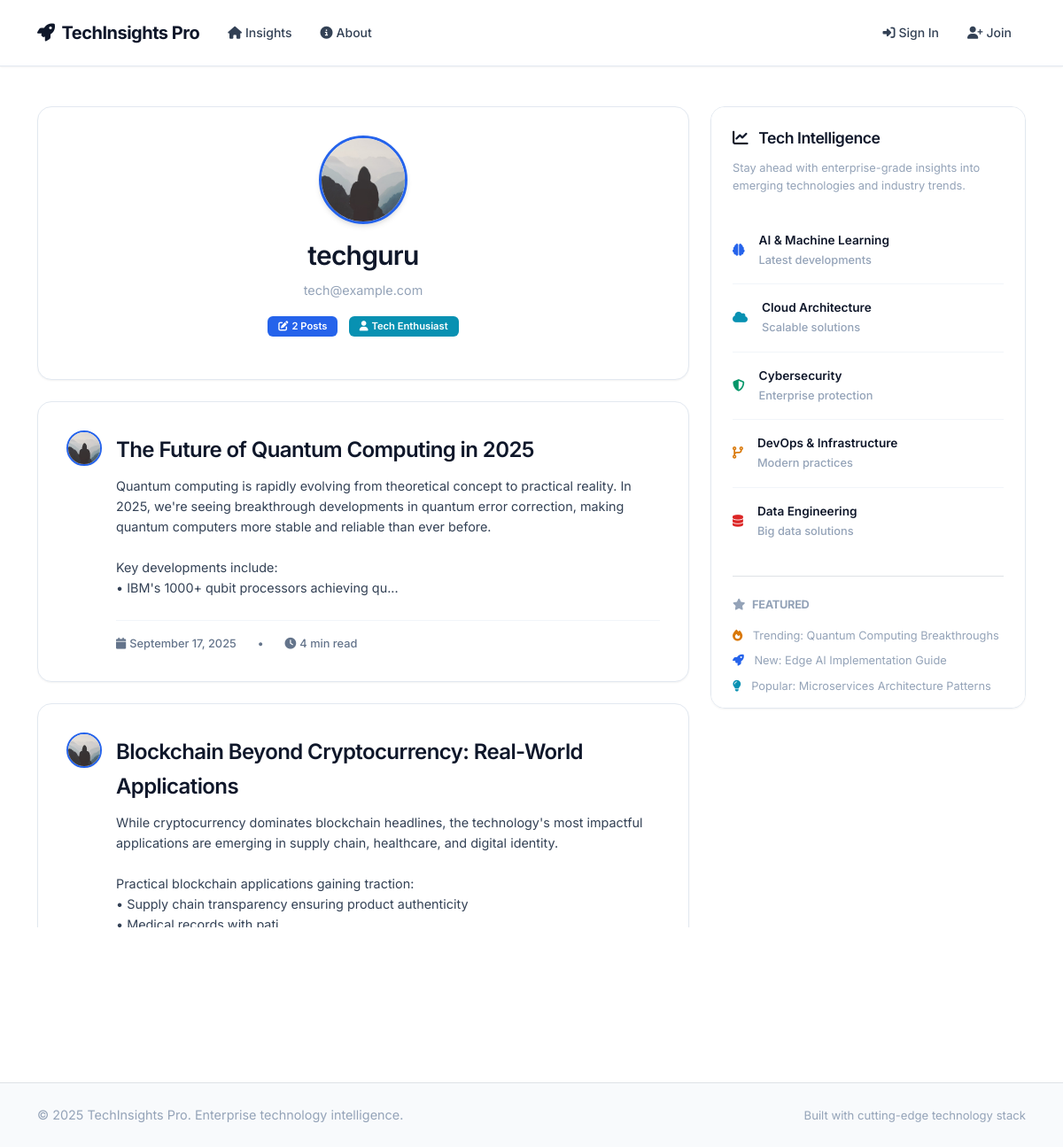
The page /user/techguru on the database its author committed.
### flaskblog/models.py (models this page shows, shortened)
class User(db.Model, UserMixin):
    id = db.Column(db.Integer, primary_key=True)
    username = db.Column(db.String(20), unique=True, nullable=False)
    email = db.Column(db.String(120), unique=True, nullable=False)
    image_file = db.Column(db.String(20), nullable=False, default='default.jpg')
    password = db.Column(db.String(60), nullable=False)
    posts = db.relationship('Post', backref='author', lazy=True)

class Post(db.Model):
    id = db.Column(db.Integer, primary_key=True)
    title = db.Column(db.String(100), nullable=False)
    date_posted = db.Column(db.DateTime, nullable=False, default=datetime.utcnow)
    content = db.Column(db.Text, nullable=False)
    user_id = db.Column(db.Integer, db.ForeignKey('user.id'), nullable=False)

### flaskblog/users/routes.py (the view)
@users.route("/user/<string:username>")
def user_posts(username):
    page = request.args.get('page', 1, type=int)
    user = User.query.filter_by(username=username).first_or_404()
    posts = Post.query.filter_by(author=user)\
        .order_by(Post.date_posted.desc())\
        .paginate(page=page, per_page=5)
    return render_template('user_posts.html', posts=posts, user=user)

### flaskblog/templates/user_posts.html (shortened to what this page needs)
{% extends "layout.html" %}
{% block content %}
    <div class="content-section fade-in-up mb-4">
        <div class="text-center">
            <img class="account-img mb-3" src="{{ url_for('static', filename='profile_pics/' + user.image_file) }}" alt="{{ user.username }}">
            <h2 class="mb-2">{{ user.username }}</h2>
            <p class="text-muted mb-3">{{ user.email }}</p>
            <div class="mb-3">
                <span class="badge bg-primary me-2">
                    <i class="fas fa-edit me-1"></i>{{ posts.total }} Posts
                </span>
                <span class="badge bg-info">
                    <i class="fas fa-user me-1"></i>Tech Enthusiast
                </span>
            </div>
        </div>
    </div>
    {% for post in posts.items %}
        <article class="article-card fade-in-up">
            <div class="d-flex align-items-start">
                <img class="article-img me-3" src="{{ url_for('static', filename='profile_pics/' + post.author.image_file) }}" alt="{{ post.author.username }}">
                <div class="flex-grow-1">
                    <h2>
                        <a class="article-title" href="{{ url_for('posts.post', post_id=post.id) }}">
                            {{ post.title }}
                        </a>
                    </h2>
                    <div class="article-content">
                        {% set content_preview = post.content[:300] + '...' if post.content|length > 300 else post.content %}
                        {{ content_preview|replace('\n', '<br>')|safe }}
                    </div>
                    <div class="article-metadata">
                        <span>
                            <i class="fas fa-calendar me-1"></i>{{ post.date_posted.strftime('%B %d, %Y') }}
                        </span>
                        <span class="mx-2">•</span>
                        <span>
                            <i class="fas fa-clock me-1"></i>{{ (post.content|length / 200)|round|int }} min read
                        </span>
                    </div>
                </div>
            </div>
        </article>
    {% endfor %}
{% endblock content %}

### flaskblog/static/main.css (style rules this page uses)
:root { --primary: #2563eb; --primary-dark: #1d4ed8; --primary-light: #3b82f6; --secondary: #475569; --accent: #0891b2; --success: #059669; --warning: #d97706; --danger: #dc2626; --bg-primary: #ffffff; --bg-secondary: #f8fafc; --bg-tertiary: #f1f5f9; --bg-card: #ffffff; --bg-elevated: #f8fafc; --bg-glass: rgba(248, 250, 252, 0.8); --bg-overlay: rgba(255, 255, 255, 0.95); --bg-hero: linear-gradient(135deg, #f8fafc 0%, #e2e8f0 100%); --text-primary: #0f172a; --text-secondary: #334155; --text-tertiary: #64748b; --text-muted: #94a3b8; --text-inverse: #ffffff; --border-primary: #e2e8f0; --border-secondary: #f1f5f9; --shadow-sm: 0 1px 2px 0 rgba(0, 0, 0, 0.05); --shadow-md: 0 4px 6px -1px rgba(0, 0, 0, 0.1), 0 2px 4px -1px rgba(0, 0, 0, 0.06); --shadow-lg: 0 10px 15px -3px rgba(0, 0, 0, 0.1), 0 4px 6px -2px rgba(0, 0, 0, 0.05); --shadow-xl: 0 20px 25px -5px rgba(0, 0, 0, 0.1), 0 10px 10px -5px rgba(0, 0, 0, 0.04); --shadow-2xl: 0 25px 50px -12px rgba(0, 0, 0, 0.25); --radius-sm: 0.375rem; --radius-md: 0.5rem; --radius-lg: 0.75rem; --radius-xl: 1rem; --radius-2xl: 1.5rem; --transition-fast: 150ms cubic-bezier(0.4, 0, 0.2, 1); --transition-normal: 300ms cubic-bezier(0.4, 0, 0.2, 1); --transition-slow: 500ms cubic-bezier(0.4, 0, 0.2, 1); }
* { box-sizing: border-box; margin: 0; padding: 0; }
html { scroll-behavior: smooth; }
body { font-family: 'Inter', -apple-system, BlinkMacSystemFont, 'Segoe UI', Roboto, 'Helvetica Neue', Arial, sans-serif; background: var(--bg-primary); color: var(--text-primary); line-height: 1.6; font-size: 15px; font-weight: 400; -webkit-font-smoothing: antialiased; -moz-osx-font-smoothing: grayscale; overflow-x: hidden; }
h1, h2, h3, h4, h5, h6 { color: var(--text-primary); font-weight: 600; line-height: 1.3; letter-spacing: -0.025em; margin-bottom: 0.75rem; }
h2 { font-size: 1.875rem; font-weight: 600; }
p { color: var(--text-secondary); margin-bottom: 1rem; font-size: 0.9rem; line-height: 1.6; }
.text-muted { color: var(--text-muted) !important; }
.content-section { background: var(--bg-card); border: 1px solid var(--border-primary); border-radius: var(--radius-xl); padding: 2rem; margin-bottom: 1.5rem; box-shadow: var(--shadow-sm); transition: var(--transition-normal); position: relative; overflow: hidden; }
.article-card { background: var(--bg-card); border: 1px solid var(--border-primary); border-radius: var(--radius-xl); padding: 2rem; margin-bottom: 1.5rem; transition: var(--transition-normal); position: relative; overflow: hidden; box-shadow: var(--shadow-sm); }
.article-card::before { content: ''; position: absolute; top: 0; left: 0; right: 0; height: 2px; background: linear-gradient(90deg, var(--primary), var(--accent)); transform: scaleX(0); transform-origin: left; transition: var(--transition-normal); }
.article-title { color: var(--text-primary); font-size: 1.5rem; font-weight: 600; line-height: 1.3; margin-bottom: 0.75rem; text-decoration: none; transition: var(--transition-fast); letter-spacing: -0.025em; }
.article-content { color: var(--text-secondary); font-size: 0.9rem; line-height: 1.6; margin-bottom: 1.5rem; }
.article-metadata { display: flex; align-items: center; gap: 1rem; padding-top: 1rem; border-top: 1px solid var(--border-secondary); color: var(--text-tertiary); font-size: 0.8rem; font-weight: 500; }
.article-img { width: 40px; height: 40px; border-radius: 50%; border: 2px solid var(--primary); object-fit: cover; transition: var(--transition-fast); box-shadow: var(--shadow-sm); }
.account-img { width: 100px; height: 100px; border-radius: 50%; border: 3px solid var(--primary); object-fit: cover; box-shadow: var(--shadow-md); }
.badge { font-weight: 600; padding: 0.375rem 0.75rem; border-radius: var(--radius-sm); font-size: 0.7rem; }
.bg-primary { background-color: var(--primary) !important; }
.bg-info { background-color: var(--accent) !important; }
.fade-in-up { animation: slideInUp 0.4s ease-out forwards; }
.fade-in-up { animation: slideInUp 0.6s ease-out forwards; opacity: 0; }

### rows shown on the page
User: image_file (placeholder picture), username "techguru", email "tech@example.com"
Post: image_file (placeholder picture), title "The Future of Quantum Computing in 2025", content_preview "Quantum computing is rapidly evolving from theoretical concept to practical reality. In 2025, we're seeing breakthrough developments in quantum error correction, making quantum computers more stable and reliable than ever before. Key developments include: • IBM's 1000+ qubit processors achieving qu...", date_posted "September 17, 2025", content "4"
Post: image_file (placeholder picture), title "Blockchain Beyond Cryptocurrency: Real-World Applications", content_preview "While cryptocurrency dominates blockchain headlines, the technology's most impactful applications are emerging in supply chain, healthcare, and digital identity. Practical blockchain applications gaining traction: • Supply chain transparency ensuring product authenticity • Medical records with pati..."

### other values the page prints
{{ posts.total }} "2"
